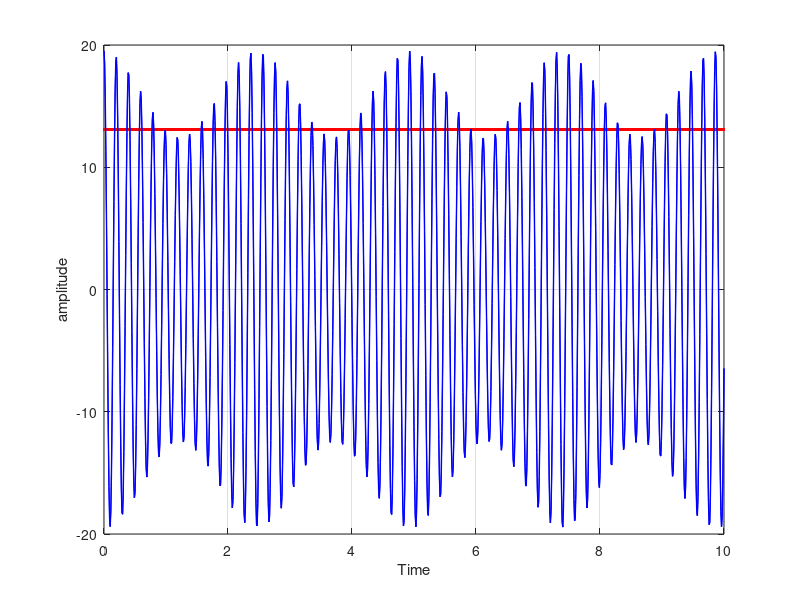

MATLAB code to generate this figure:
% Ac=1;
% u=0.25;
% fm=1;
% syms t; 
% A=Ac.*(1+u.*cos(2*pi.*fm.*t));
% fplot(A,'r')
% axis([0 2 0 1.4])
% ylabel('A(t)');
% xlabel('t(sec)');

ac=16;
fm=800;
fc=10000;
m=0.22;
t=0:0.01:10;
p=3.14;
s=abs(ac+ac*m*cos(2*p*fm));
s2=(ac+ac*m*cos(2*p*fm*t)).*cos(2*p*fc*t);
plot(t,s,'r');
hold on;
plot(t,s2,'b');
plot(t,s2,'color','b','LineWidth',1,'LineStyle',"-");
xlabel('Time');
ylabel('amplitude');
hold off;
grid on;